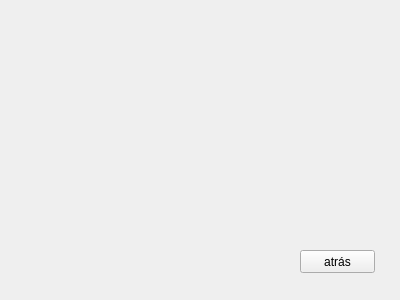
<?xml version="1.0" encoding="UTF-8"?>
<ui version="4.0">
 <class>btnatras5</class>
 <widget class="QWidget" name="btnatras5">
  <property name="geometry">
   <rect>
    <x>0</x>
    <y>0</y>
    <width>400</width>
    <height>300</height>
   </rect>
  </property>
  <property name="windowTitle">
   <string>Form</string>
  </property>
  <widget class="QPushButton" name="btnatras6">
   <property name="geometry">
    <rect>
     <x>300</x>
     <y>250</y>
     <width>75</width>
     <height>23</height>
    </rect>
   </property>
   <property name="text">
    <string>atrás</string>
   </property>
  </widget>
 </widget>
 <resources/>
 <connections/>
</ui>
